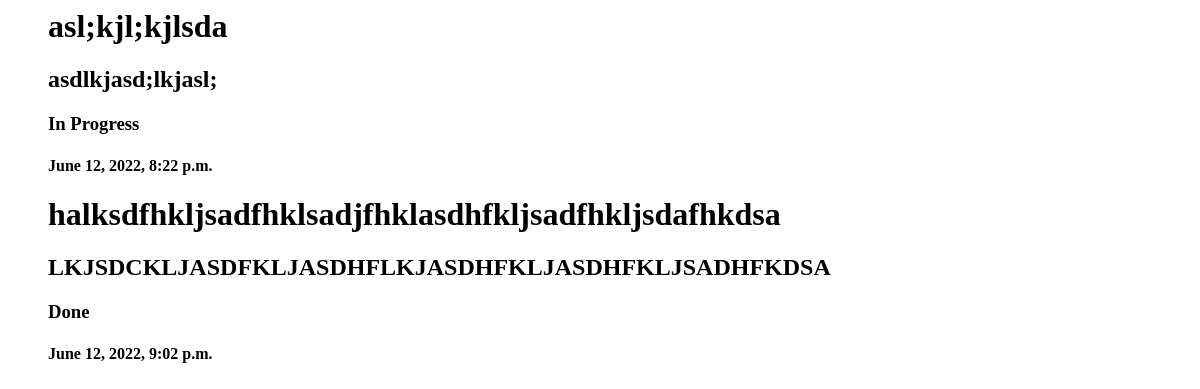
Page /dev/2/ (signed in) on the earlier database version.
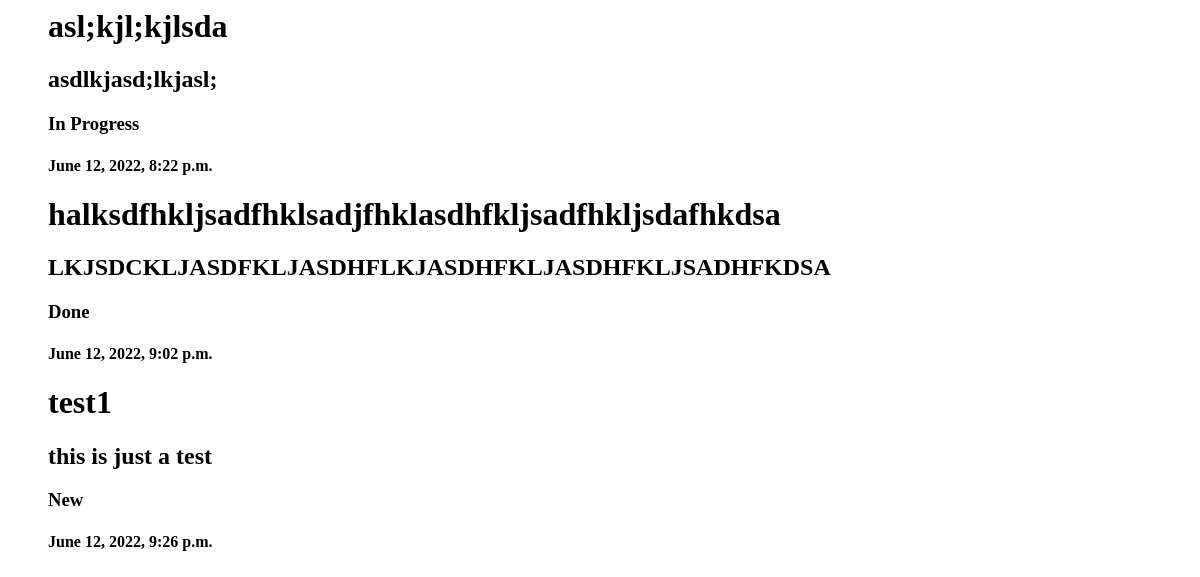
Same page on the later database version.
### webdev/models.py (models this page shows, shortened)
class Tickets(models.Model):
    NEW = 'New'
    IN_PROGESS = 'In Progress'
    DONE = 'Done'
    INVALID = 'Invalid'
    TICKET_STATUS_CHOICES = [
        (NEW, 'New'),
        (IN_PROGESS, 'In_progress'),
        (DONE, 'Done'),
        (INVALID, 'Invalid'),
    ]
    title = models.CharField(max_length=100)
    post_date = models.DateTimeField(default=timezone.now)
    description = models.TextField()
    ticket_status = models.CharField(
        max_length=20,
        choices=TICKET_STATUS_CHOICES,
        default=NEW
    )
    created_by = models.ForeignKey(
        User,
        on_delete=models.CASCADE,
        related_name='created_by+'
    )
    assigned_by = models.ForeignKey(
        User,
        on_delete=models.CASCADE,
        default=None,
        null=True,
        blank=True,
        related_name='assigned_by+'
    )
    completed_by = models.ForeignKey(
        User,
        on_delete=models.CASCADE,
        default=None,
        null=True,
        related_name='completed_by+'
    )

### webdev/views.py (the view)
# urls.py: path('dev/<int:id>/', v.dev_person_view, name='dev'),
@login_required
def dev_person_view(request, id):
    html = 'devperson.html'
    created = Tickets.objects.filter(created_by=id)
    assigned = Tickets.objects.filter(assigned_by=id)
    completed = Tickets.objects.filter(completed_by=id)
    return render(request, html,
                  {'created': created,
                   'assigned': assigned,
                   'completed': completed})

### templates/devperson.html
<ul style='list-style:none'>
    {% for data in created %}
        <h1>{{ data.title }}</h1>
        <h2>{{ data.description }}</h2>
        <h3>{{ data.ticket_status }}</h3>
        <h4>{{ data.post_date }}</h4>
    {% endfor %}
</ul>

Differences in the rows shown:
added Tickets: title "test1", description "this is just a test", ticket_status "New", post_date "June 12, 2022, 9:26 p.m."
